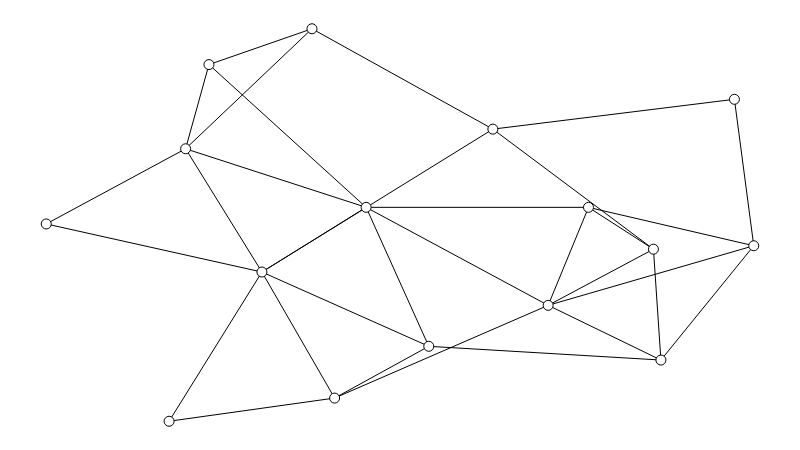

The cell this chart's notebook holds for it:
### Markdown cell above
Opa, isso é promissor! Temos um comportamento quase logaritmico, ou seja, parece que o comprimento médio praticamente estabiliza a partir de um certo número de nós. Isso parece ser uma boa proposta de pequeno mundo! Mas...

## O teste do macaco

As duplas Elisa/Bruna e Isabella/Hugo repararam que esse tipo de comportamento logaritmico também parece ser verdade para um grafo *aleatório*. O que significa grafo aleatório? Imagine um grafo que começa vazio, sem nenhuma aresta, e aos poucos um macaco vai colocando arestas aleatoriamente.

Esse modelo de construção é conhecido como [Erdos-Renyi](https://en.wikipedia.org/wiki/Erd%C5%91s%E2%80%93R%C3%A9nyi_model) e sua formalização é simples: existe uma probabilidade $p$ tal que, para quaisquer dois nós $n$ e $m$, a probabilidade da aresta $\{n, m\}$ existir é $p$.

É fácil adaptar uma função pronta do *NetworkX* para gerar grafos Erdos-Renyi com dado número de nós e dado grau médio esperado.

### Code cell
def erdos_renyi_graph(num_nodes, avg_degree):
    if num_nodes == 1:
        return nx.empty_graph(num_nodes)

    # Calcula limite de arestas a partir do grau médio.
    # Você consegue enxergar porque essa relação vale?
    max_edges = int((num_nodes * avg_degree) / 2 + 0.5)

    # A partir desse limite de arestas, calculamos o p.
    p = max_edges / (num_nodes * (num_nodes - 1))

    # Agora podemos usar a função pronta, baseada em p.
    return nx.erdos_renyi_graph(num_nodes, p)


# Gera um grafo aleatório.
g = erdos_renyi_graph(NUM_NODES, AVG_DEGREE)

# Atribui posições aos nós.
sn.set_spring_positions(g)

# Mostra o grafo.
show_graph(g)

### Figure 1 — Plotly figure (JSON) as saved in the notebook; plotly's stock layout.template omitted (floating-point values rounded to 4 significant figures)
{"data": [{"hoverinfo": "none", "line": {"color": "rgb(0, 0, 0)", "width": 1}, "mode": "lines", "type": "scatter", "uid": "a19aef38-aa02-11e8-bcaa-e094670fd0e3", "x": [0.23, 0.4521, null, 0.23, 0.197, null, 0.23, 0.3756, null, 0.4521, 0.197, null, 0.4521, 0.3048, null, 0.4521, 0.5407, null, 0.4521, 0.7094, null, 0.4521, 0.7664, null, 0.197, 0.3048, null, 0.197, 0, null, 0.197, 0.3756, null, 0.8582, 0.6312, null, 0.8582, 0.8688, null, 0.8582, 0.7094, null, 0.8582, 0.7664, null, 1, 0.8688, null, 1, 0.7094, null, 1, 0.9727, null, 1, 0.7664, null, 0.3048, 0.5407, null, 0.3048, 0.4076, null, 0.3048, 0.1736, null, 0.3048, 0, null, 0.3048, 0.6312, null, 0.5407, 0.4076, null, 0.5407, 0.8688, null, 0.4076, 0.1736, null, 0.4076, 0.7094, null, 0.6312, 0.3756, null, 0.6312, 0.9727, null, 0.8688, 0.7094, null, 0.7094, 0.7664, null], "y": [0.9087, 0.545, null, 0.9087, 0.6942, null, 0.9087, 1, null, 0.545, 0.6942, null, 0.545, 0.3802, null, 0.545, 0.1909, null, 0.545, 0.2953, null, 0.545, 0.545, null, 0.6942, 0.3802, null, 0.6942, 0.5027, null, 0.6942, 1, null, 0.4384, 0.7442, null, 0.4384, 0.1559, null, 0.4384, 0.2953, null, 0.4384, 0.545, null, 0.4471, 0.1559, null, 0.4471, 0.2953, null, 0.4471, 0.8203, null, 0.4471, 0.545, null, 0.3802, 0.1909, null, 0.3802, 0.05906, null, 0.3802, 0, null, 0.3802, 0.5027, null, 0.3802, 0.7442, null, 0.1909, 0.05906, null, 0.1909, 0.1559, null, 0.05906, 0, null, 0.05906, 0.2953, null, 0.7442, 1, null, 0.7442, 0.8203, null, 0.1559, 0.2953, null, 0.2953, 0.545, null]}, {"hoverinfo": "none", "marker": {"color": "rgb(255, 255, 255)", "line": {"color": "rgb(0, 0, 0)", "width": 1}, "size": 10}, "mode": "markers+text", "text": [], "textfont": {"color": "rgb(0, 0, 0)"}, "textposition": "middle center", "type": "scatter", "uid": "a19aef39-aa02-11e8-bcaa-e094670fd0e3", "x": [0.23, 0.4521, 0.197, 0.8582, 1, 0.3048, 0.5407, 0.4076, 0.1736, 0, 0.6312, 0.8688, 0.3756, 0.7094, 0.9727, 0.7664], "y": [0.9087, 0.545, 0.6942, 0.4384, 0.4471, 0.3802, 0.1909, 0.05906, 0, 0.5027, 0.7442, 0.1559, 1, 0.2953, 0.8203, 0.545]}], "layout": {"height": 450, "margin": {"b": 0, "l": 0, "r": 0, "t": 0}, "showlegend": false, "width": 800, "xaxis": {"showgrid": false, "showticklabels": false, "zeroline": false}, "yaxis": {"showgrid": false, "showticklabels": false, "zeroline": false}}}
